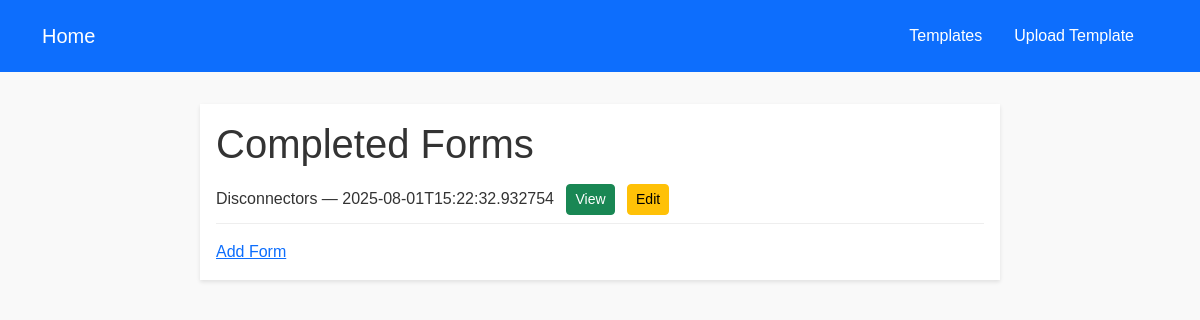
The page / on the database its author committed.
### tables this page shows
CREATE TABLE completed_forms (
    id INTEGER PRIMARY KEY AUTOINCREMENT,
    template_name TEXT NOT NULL,
    timestamp TEXT NOT NULL,
    form_json TEXT NOT NULL
);

### app.py (the view)
@app.route("/")
def index():
    init_db()
    rows = get_completed_forms()
    return render_template("index.html", rows=rows)

### app.py (called while the page is built)
def init_db():
    conn = sqlite3.connect(DB_PATH)
    c = conn.cursor()
    c.execute(
        """
        CREATE TABLE IF NOT EXISTS completed_forms (
            id INTEGER PRIMARY KEY AUTOINCREMENT,
            template_name TEXT NOT NULL,
            timestamp TEXT NOT NULL,
            form_json TEXT NOT NULL
        )
        """
    )
    conn.commit()
    conn.close()

def get_completed_forms():
    conn = sqlite3.connect(DB_PATH)
    c = conn.cursor()
    c.execute(
        "SELECT id, template_name, timestamp FROM completed_forms ORDER BY id DESC"
    )
    rows = c.fetchall()
    conn.close()
    return rows

### templates/index.html (shortened to what this page needs)
{% extends 'base.html' %}
{% block content %}
  <h1>Completed Forms</h1>
  <ul>
    {% for id, name, ts in rows %}
      <li>
        {{ name }} — {{ ts }}
        <a href="{{ url_for('view_form', form_id=id) }}" class="btn btn-sm btn-success ms-2">View</a>
        <a href="{{ url_for('edit_data', form_id=id) }}" class="btn btn-sm btn-warning ms-2">Edit</a>
      </li>
    {% endfor %}
  </ul>
  <a href="{{ url_for('template_list') }}">Add Form</a>
{% endblock %}

### templates/base.html (shortened to what this page needs)
<!DOCTYPE html>
<link rel="stylesheet" href="{{ url_for('static', filename='css/style.css') }}">
<html lang="en">
<head>
  <link
    href="https://cdn.jsdelivr.net/npm/bootstrap@5.3.0/dist/css/bootstrap.min.css"
    rel="stylesheet"
  >
  <link rel="stylesheet" href="{{ url_for('static', filename='css/style.css') }}">
</head>
<body>
  <nav class="navbar navbar-expand-lg navbar-dark bg-primary p-3">
  <div class="container">
    <a class="navbar-brand text-white" href="{{ url_for('index') }}">Home</a>
    <div class="navbar-nav">
      <a class="nav-link text-white" href="{{ url_for('template_list') }}">Templates</a>
      <a class="nav-link text-white" href="{{ url_for('upload_template') }}">Upload Template</a>
    </div>
  </div>
</nav>
  <main>{% block content %}{% endblock %}</main>
</body>
</html>

### static/css/style.css (style rules this page uses)
body { font-family: Arial, sans-serif; margin: 0; padding: 0; background-color: #f9f9f9; color: #333; }
nav { background-color: #007bff; padding: 1rem; }
nav a { color: white; text-decoration: none; margin-right: 1rem; }
main { max-width: 800px; margin: 2rem auto; padding: 1rem; background: white; box-shadow: 0 2px 4px rgba(0,0,0,0.1); }
ul { list-style: none; padding: 0; }
ul li { padding: 0.5rem 0; border-bottom: 1px solid #eee; }

### rows shown on the page
completed_forms: template_name "Disconnectors", timestamp "2025-08-01T15:22:32.932754"
